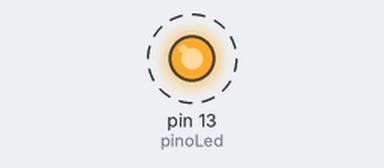
Bench run of a sketch on a simulated Arduino Uno, built with avr-gcc and run on an emulated ATmega328P. On the bench: output pins drawn as LEDs (lit = HIGH). Dashed ring = blinking. What the sketch prints to the serial monitor is not drawn.

Above: at 0.5 s.
Timing chart, 0 to 4.6 s (numbered marks = the images above):
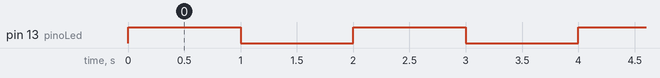

Measured:
- by itself, pin 13 (pinoLed): alternates HIGH for 1.0 s and LOW for 1.0 s

The sketch:

ex01.ino
```cpp
int pinoLed = 13;

void setup() {
  pinMode(pinoLed, OUTPUT);
  Serial.begin(9600);
}

void loop() {
  digitalWrite(pinoLed, HIGH);
  Serial.println("Hello World!");
  delay(1000);

  digitalWrite(pinoLed, LOW);
  delay(1000);
}
```
